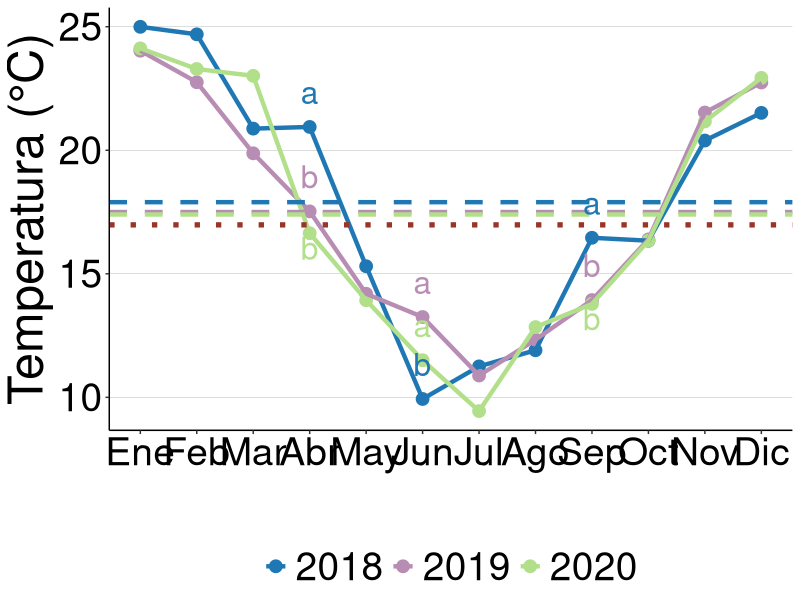
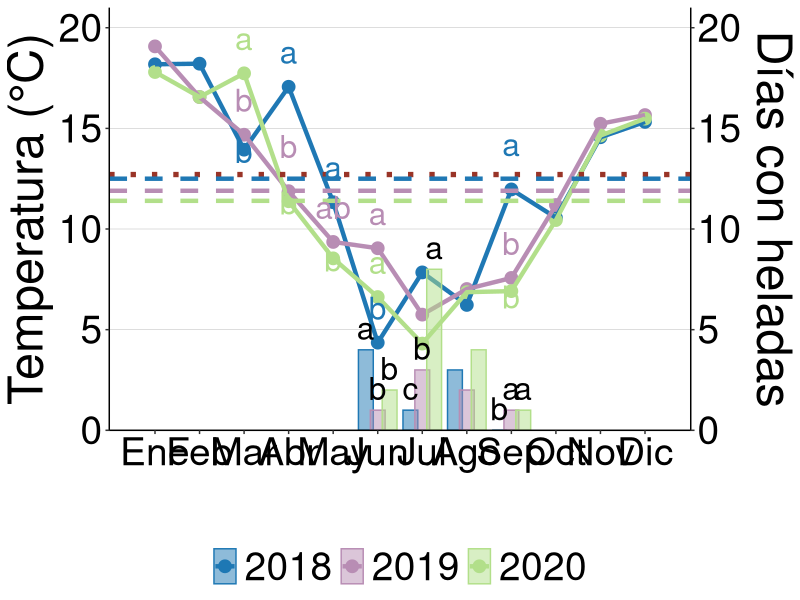
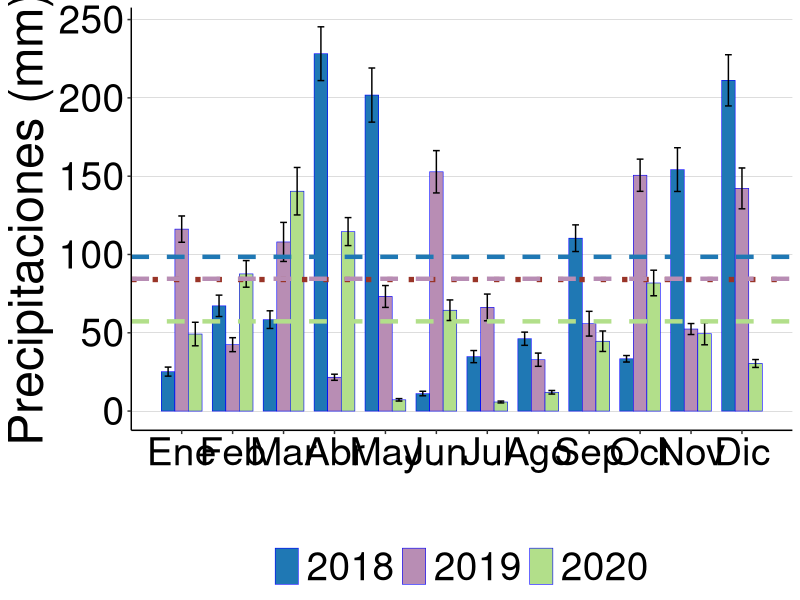

Recreate these plots in R, in order.
## ---- chunk 1
knitr::opts_chunk$set(warning = FALSE, message = FALSE, echo = FALSE)

#Load library
library(readxl)

#Create object "db_met_mor" which contains climate data
db_met_mor <- read_excel("database.xlsx", sheet = "II_M_inta")
#Delete unnecessary columns
db_met_mor<-db_met_mor[,-c(13:28)]

db_met_mor$year<-as.factor(db_met_mor$year)
db_met_mor$date<-as.POSIXct(db_met_mor$date,format="%m-%d-%Y")

db_met_mor$temp_abr<-as.numeric(db_met_mor$temp_abr)
db_met_mor$temp_abr_min<-as.numeric(db_met_mor$temp_abr_min)
db_met_mor$pp_pluv<-as.numeric(db_met_mor$pp_pluv)
# db_met_mor$month<-factor(db_met_mor$month, levels = c("Ene", "Feb", "Mar", "Abr", "May", "Jun", "Jul", "Ago", "Sep", "Oct", "Nov", "Dic"))

## ---- chunk 2
knitr::opts_chunk$set(warning = FALSE, message = FALSE, echo = FALSE)

db_met_mor<-na.omit(db_met_mor)

library(dplyr)
table_met_temp <- db_met_mor %>%
  dplyr::group_by(year, month) %>%
  dplyr::summarise(n=n(),
                   Mean=mean(temp_abr),
                   sd=sd(temp_abr))

table_met_temp_min <- db_met_mor %>%
  dplyr::group_by(year, month) %>%
  dplyr::summarise(n=n(),
                   Mean_min=mean(temp_abr_min),
                   sd_min=sd(temp_abr_min))

table_met_pp_pluv <- db_met_mor %>%
  dplyr::group_by(year, month) %>%
  dplyr::summarise(Mean_pp=sum(pp_pluv),
                   sd_pp=sd(pp_pluv))

datos_unidos1 <- merge(table_met_temp, table_met_temp_min, by = c("month", "year"))
datos_unidos2 <- merge(datos_unidos1, table_met_pp_pluv, by = c("month", "year"))

datos_unidos <- datos_unidos2 %>%
  filter(year %in% c(2018, 2019, 2020))

# table_met_temp_years <- datos_unidos %>% 
#   dplyr::group_by(year) %>%
#   dplyr::summarise(Mean_temp=mean(Mean),
#                    Mean_pp=mean(Mean_pp))

## ---- chunk 3
knitr::opts_chunk$set(warning = FALSE, message = FALSE, echo = FALSE)

library(dplyr)

# Obtener las medias para los meses significativos

medias_abril <- datos_unidos %>% 
  filter(month == 4) %>% 
  group_by(year) %>% 
  summarise(Mean = mean(Mean))

medias_junio <- datos_unidos %>% 
  filter(month == 6) %>% 
  group_by(year) %>% 
  summarise(Mean = mean(Mean))

medias_septiembre <- datos_unidos %>% 
  filter(month == 9) %>% 
  group_by(year) %>% 
  summarise(Mean = mean(Mean))

palette <- c("#1F78B4","#B88DB4",  "#B2DF8A")
library(ggplot2)

gg_month_mor_temp <- ggplot(datos_unidos, aes(x = month, y = Mean, color = year, fill = year, width = 1)) +
    geom_point(size = 4) +
    stat_summary(fun = "mean", size = 1.5, geom = "line") +
    scale_color_manual(values = palette) +
    scale_fill_manual(values = palette) +
    labs(y = "Temperatura (°C)", x = "") +
    theme_classic() +
    theme(panel.grid.major.y = element_line(size = 0.05, color = 'black')) +
    theme(panel.grid.major.x = element_blank()) +
    theme(text = element_text(size = 35, color = 'black')) +
    theme(axis.text = element_text(color = 'black')) +
    theme(legend.position = "bottom") +
    theme(legend.title = element_blank()) +
    scale_x_continuous(breaks = 1:12, labels = c("Ene", "Feb", "Mar", "Abr", "May", "Jun",
                                                 "Jul", "Ago", "Sep", "Oct", "Nov", "Dic")) +
    geom_hline(yintercept = 16.98, color = "#993427", linetype = "dotted", size = 1.8) +
    geom_hline(yintercept = 17.9, color = "#1F78B4", linetype = "dashed", size = 1.5) +
    geom_hline(yintercept = 17.5, color = "#B88DB4", linetype = "dashed", size = 1.5) +
    geom_hline(yintercept = 17.4, color = "#B2DF8A", linetype = "dashed", size = 1.5) +
    
    # Añadir letras de significancia para cada año en abril
    annotate("text", x = 4, y = medias_abril$Mean + c(0, 0, -2), label = c("a", "b", "b"), 
             color = palette, size = 8, vjust = -1) +
    # Añadir letras de significancia para cada año en junio
    annotate("text", x = 6, y = medias_junio$Mean, label = c("b", "a", "a"), 
             color = palette, size = 8, vjust = -1) +
    # Añadir letras de significancia para cada año en septiembre
    annotate("text", x = 9, y = medias_septiembre$Mean + c(0, 0, -2), 
             color = palette, label = c("a", "b", "b"), size = 8, vjust = -1)

gg_month_mor_temp

# # Guardar el gráfico como .TIFF con alta resolución
# ggsave("gg_month_mor_temp", plot = gg_month_mor_temp, device = "tiff", width = 16, height = 8, units = "in", dpi = 300)

# c("Jan", "Feb", "Mar", "Apr", "May", "Jun", "Jul", "Aug", "Sep", "Oct", "Nov", "Dec")

## ---- chunk 4
knitr::opts_chunk$set(warning = FALSE, message = FALSE, echo = FALSE)

#Create object "db_met_mor" which contains climate data
db_hel_mor <- read_excel("database.xlsx", sheet = "II_M_heladas")
db_hel_mor$year <- as.factor(db_hel_mor$year)

# Calcular la media anual de la temperatura para los años especificados
medias_anuales_min <- datos_unidos %>%
  filter(year %in% c("2018", "2019", "2020")) %>%
  group_by(year) %>%
  summarise(Mean_Anual = mean(Mean_min))

# Obtener las medias para los meses significativos

medias_marzo <- datos_unidos %>% 
  filter(month == 3) %>% 
  group_by(year) %>% 
  summarise(Mean = mean(Mean_min))

medias_abril <- datos_unidos %>% 
  filter(month == 4) %>% 
  group_by(year) %>% 
  summarise(Mean = mean(Mean_min))

medias_mayo <- datos_unidos %>% 
  filter(month == 5) %>% 
  group_by(year) %>% 
  summarise(Mean = mean(Mean_min))

medias_junio <- datos_unidos %>% 
  filter(month == 6) %>% 
  group_by(year) %>% 
  summarise(Mean = mean(Mean_min))

medias_septiembre <- datos_unidos %>% 
  filter(month == 9) %>% 
  group_by(year) %>% 
  summarise(Mean = mean(Mean_min))

palette <- c("#1F78B4","#B88DB4",  "#B2DF8A")
library(ggplot2)
gg_month_mor_temp_min_0<-ggplot(datos_unidos, aes(x = month, y = Mean_min, color = year, fill = year, width = 1)) +
    geom_point(size = 4) +
    stat_summary(fun = "mean", size = 1.5, geom = "line") +
    scale_color_manual(values = palette) +
    scale_fill_manual(values = palette) +
    # facet_grid(year ~ .) +
    labs(y = "Temperatura (°C)", x = "") +
    theme_classic() +
    theme(panel.grid.major.y = element_line(size = 0.05, color = 'black')) +
    theme(panel.grid.major.x = element_blank()) +
    theme(text = element_text(size = 35, color = 'black')) +
    theme(axis.text = element_text(color = 'black')) +
    theme(legend.position = "bottom") +
    theme(legend.title=element_blank())+
    scale_x_continuous(breaks = 1:12, labels = c("Ene", "Feb", "Mar", "Abr", "May", "Jun",
                                                 "Jul", "Ago", "Sep", "Oct", "Nov", "Dic"))+
    geom_hline(yintercept = 12.708, color = "#993427", linetype = "dotted", size = 1.8)+
    geom_hline(yintercept = 12.5      , color = "#1F78B4", linetype = "dashed", size = 1.5) +
    geom_hline(yintercept = 11.9     , color = "#B88DB4", linetype = "dashed", size = 1.5) +
    geom_hline(yintercept = 11.4  , color = "#B2DF8A", linetype = "dashed", size = 1.5)  +
    
    # Añadir letras de significancia para cada año en marzo
    annotate("text", x = 3, y = medias_marzo$Mean + c(-1.8, 0, 0), label = c("b", "b", "a"), 
             color = palette, size = 8, vjust = -1) +
    # Añadir letras de significancia para cada año en abril
    annotate("text", x = 4, y = medias_abril$Mean + c(0, 0.5, -1.8), label = c("a", "b", "b"), 
             color = palette, size = 8, vjust = -1) +
    # Añadir letras de significancia para cada año en mayo
    annotate("text", x = 5, y = medias_mayo$Mean + c(0, 0, -1.8), label = c("a", "ab", "b"), 
             color = palette, size = 8, vjust = -1) +
    # Añadir letras de significancia para cada año en junio
    annotate("text", x = 6, y = medias_junio$Mean, label = c("b", "a", "a"), 
             color = palette, size = 8, vjust = -1) +
    # Añadir letras de significancia para cada año en septiembre
    annotate("text", x = 9, y = medias_septiembre$Mean + c(0.5, 0, -2), label = c("a", "b", "b"), 
             color = palette, size = 8, vjust = -1)

heladas_junio <- db_hel_mor %>%
  filter(month == 6) %>%
  group_by(year) %>%
  summarise(Heladas = max(Heladas, na.rm = TRUE))

heladas_julio <- db_hel_mor %>%
  filter(month == 7) %>%
  group_by(year) %>%
  summarise(Heladas = max(Heladas, na.rm = TRUE))

heladas_septiembre <- db_hel_mor %>%
  filter(month == 9) %>%
  group_by(year) %>%
  summarise(Heladas = max(Heladas, na.rm = TRUE))

# Ajustar la posición x para que coincida con las barras esquivadas
dodge_width <- 0.8  # El mismo valor que usas en position_dodge para las barras

# Calcular la posición x para cada año dentro de cada mes
x_positions <- c(6, 7, 9)  # Meses en los que quieres añadir letras
years <- levels(db_hel_mor$year)  # Asegúrate de que db_hel_mor$year es un factor
x_dodge <- seq(-dodge_width/3, dodge_width/3, length.out = length(years))

# Crear una función para generar las posiciones x correctas
get_x_positions <- function(month) {
  rep(month + x_dodge, each = 1)
}

# Definir las etiquetas y colores por año y mes
labels <- list(
  c("a", "b", "b"),  # Junio
  c("c", "b", "a"),  # Julio
  c("b", "a", "a")   # Septiembre
)

# Añadir las anotaciones considerando las posiciones esquivadas
gg_month_mor_temp_min <- gg_month_mor_temp_min_0 +
  # ... (tu código previo para las barras y otras configuraciones)

  geom_bar(data = db_hel_mor, 
           aes(x = month, y = Heladas, fill = year), 
           stat = "identity", 
           alpha = 0.5,  
           position = position_dodge(width = 0.8),  
           width = 0.7) +  

  scale_y_continuous(
    name = "Temperatura (°C)", 
    sec.axis = sec_axis(~ ., name = "Días con heladas"),
    limits = c(0, 21),  
    expand = c(0, 0)
  ) +
  
  # Añadir letras de significancia para cada año en las barras de heladas
  annotate("text", 
           x = c(get_x_positions(6), get_x_positions(7), get_x_positions(9)),
           y = c(heladas_junio$Heladas, heladas_julio$Heladas, heladas_septiembre$Heladas) + 0.5,
           label = unlist(labels),
           color = "black",  # Cambia el color a negro para todas las letras
           size = 8, 
           vjust = 0)

gg_month_mor_temp_min

# ggsave("gg_month_mor_temp_min", plot = gg_month_mor_temp_min, device = "tiff", width = 16, height = 8, units = "in", dpi = 300)

## ---- chunk 5
knitr::opts_chunk$set(warning = FALSE, message = FALSE, echo = FALSE)

gg_month_mor_pp<-ggplot(datos_unidos, aes(x = month, y = Mean_pp, color = year, fill = year, width = 0.8)) +
    stat_summary(aes(y = Mean_pp), fun = "mean", size = .2, geom = "bar", position = position_dodge(0.8), color = "blue") +
    geom_errorbar(aes(ymin = Mean_pp - sd_pp, ymax = Mean_pp + sd_pp), width = .4, position = position_dodge(0.8), color = "black") +
    scale_color_manual(values = palette) +
    scale_fill_manual(values = palette) +
    # facet_grid(year ~ .) +
    labs(y = "Precipitaciones (mm)", x = "") +
    theme_classic() +
    theme(panel.grid.major.y = element_line(size = 0.05, color = 'black')) +
    theme(panel.grid.major.x = element_blank()) +
    theme(text = element_text(size = 35, color = 'black')) +
    theme(axis.text = element_text(color = 'black')) +
    theme(legend.position = "bottom") +
    theme(legend.title=element_blank())+
    scale_x_continuous(breaks = 1:12, labels = c("Ene", "Feb", "Mar", "Abr", "May", "Jun",
                                                 "Jul", "Ago", "Sep", "Oct", "Nov", "Dic"))+
    geom_hline(yintercept = 84, color = "#993427", linetype = 3, size = 1.8)+
   geom_hline(yintercept = 98.5      , color = "#1F78B4", linetype = "dashed", size = 1.5) +
   geom_hline(yintercept = 84.5     , color = "#B88DB4", linetype = "dashed", size = 1.5) +
   geom_hline(yintercept = 57.3  , color = "#B2DF8A", linetype = "dashed", size = 1.5)

gg_month_mor_pp

# ggsave("gg_month_mor_pp", plot = gg_month_mor_pp, device = "tiff", width = 16, height = 8, units = "in", dpi = 300)
